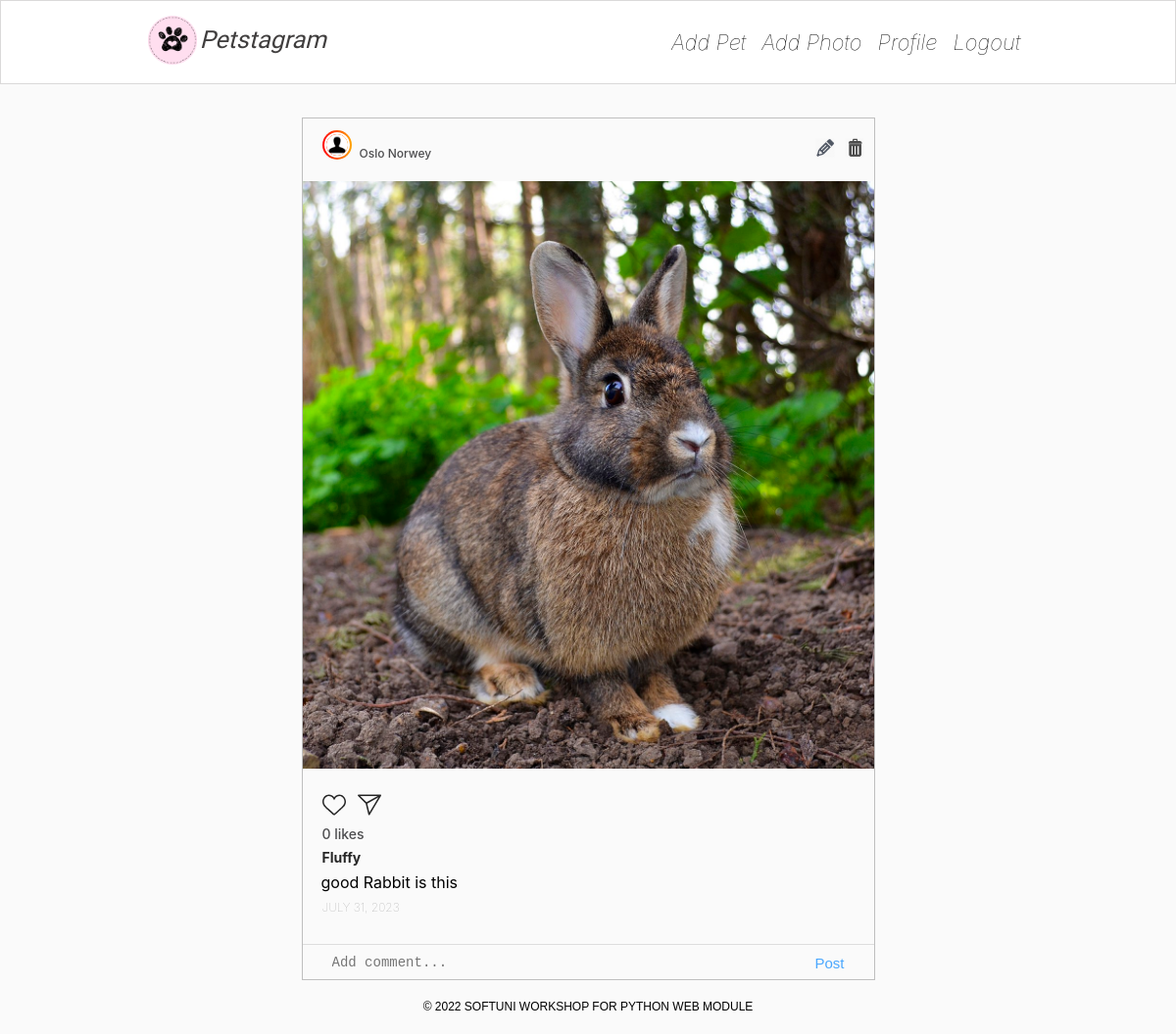
The page /photos/1/ (signed in) on the database its author committed.
### PetstagramWebsite/photos/models.py (models this page shows, shortened)
class Photo(models.Model):
    image = models.ImageField(
        upload_to='pet_photos',
        validators=(validate_file_size,),
    )
    description = models.TextField(
        max_length=300,
        blank=True,
        null=True,
        validators=(MinLengthValidator(10),),
    )
    location = models.CharField(
        max_length=30,
        blank=True,
        null=True
    )
    tagged_pets = models.ManyToManyField(
        Pet,
        blank=True,
    )
    date_of_publication = models.DateField(
        auto_now=True
    )
    user = models.ForeignKey(
        to=PetstagramUser,
        on_delete=models.CASCADE
    )

### PetstagramWebsite/pets/models.py (models this page shows, shortened)
class Pet(models.Model):
    name = models.CharField(
        max_length=30
    )
    personal_photo = models.URLField()
    date_of_birth = models.DateField(
        blank=True,
        null=True
    )
    slug = models.SlugField(
        unique=True,
        editable=False,
        blank=True
    )
    user = models.ForeignKey(
        to=PetstagramUser,
        on_delete=models.CASCADE
    )

### PetstagramWebsite/photos/views.py (the view)
# urls.py: path('<int:pk>/', photos_details, name='photo_details'),
def photos_details(request, pk):
    photo_is_liked_by_user = None
    photo = Photo.objects.get(pk=pk)
    likes = photo.like_set.all()
    if request.user.is_authenticated:
        photo_is_liked_by_user = likes.filter(user=request.user)
    comments = photo.comment_set.all()
    comment_form = CommentForm()
    is_owner = photo.user == request.user
    context = {
        'photo': photo,
        'likes': likes,
        'comments': comments,
        'comment_form': comment_form,
        'is_owner': is_owner,
        'photo_is_liked_by_user':  photo_is_liked_by_user
    }
    return render(request, 'photos/photo-details-page.html', context)

### PetstagramWebsite/common/forms.py
class CommentForm(forms.ModelForm):
    class Meta:
        model = Comment
        fields = ['text']
        widgets = {
            'text': forms.Textarea(
                attrs={
                    'placeholder': 'Add comment...'
                }
            )
        }

### templates/photos/photo-details-page.html (shortened to what this page needs)
{% extends 'base.html' %}
{% load static %}
   {% block page_content %}
    <div class="container">
        <div class="col-9">
            <div class="card">
                <div class="top">
                    <div class="userDetails">
                        <a href="{% url 'profile-details' photo.user.pk %}">
                            <div class="profilepic">
                                <div class="profile_img">
                                    <div class="image">
                                        {% if not photo.user.profile_picture %}
                                        <img src="{% static 'images/person.png' %}" alt="img8">
                                        {% else %}
                                        <img src="{{ photo.user.profile_picture }}" alt="img8">
                                        {% endif %}
                                    </div>
                                </div>
                            </div>
                        </a>
                        <h3>
                            <br>
                            {% if photo.location %}
                            <span>{{ photo.location }}</span>
                            {% endif %}
                            <div class="edit-delete-btns">
                                {% if is_owner %}
                                <a href="{% url 'photo_edit' photo.pk %}">
                                    <img class="edit-img" src="{% static 'images/edit-pen-icon-6.jpg' %}"
                                         alt="edit button">
                                </a>
                                <a href="{% url 'photo_delete' photo.pk %}">
                                    <img class="bin-img" src="{% static 'images/icon-remove-22.jpg' %}" alt="bin button">
                                </a>
                                {% endif %}
                            </div>
                        </h3>
                    </div>
                </div>
                <div class="imgBx" id="place the id of the photo here">
                    <img src="/media/{{ photo.image }}" alt="post" class="cover">
                </div>
                <div class="bottom">
                    <div class="actionBtns">
                        <div class="left">
                            <span class="heart">
									<a href="{% url 'like' photo.pk%}">
                                        {% if photo_is_liked_by_user %}
                                        <svg style="color: red"
                                             xmlns="http://www.w3.org/2000/svg"
                                             width="24"
                                             height="24"
                                             fill="currentColor"
                                             class="bi bi-heart-fill"
                                             viewBox="0 0 16 16">
                                            <path fill-rule="evenodd"
                                                  d="M8 1.314C12.438-3.248 23.534 4.735
                                                  8 15-7.534 4.736 3.562-3.248 8 1.314z"
                                                  fill="red">
                                            </path>
                                        </svg>
                                        {% else %}
                                        <svg aria-label="Like"
                                             color="#262626"
                                             fill="#262626"
                                             height="24"
                                             role="img"
                                             viewBox="0 0 48 48"
                                             width="24">
                                        {% endif %}
                                        <path d="M34.6 6.1c5.7 0 10.4 5.2 10.4
                                                    11.5 0 6.8-5.9 11-11.5 16S25 41.3 24
                                                    41.9c-1.1-.7-4.7-4-9.5-8.3-5.7-5-11.5-9.2-11.5-16C3
                                                    11.3 7.7 6.1 13.4 6.1c4.2 0 6.5 2 8.1 4.3
                                                    1.9 2.6 2.2 3.9 2.5 3.9.3 0 .6-1.3 2.5-3.9
                                                    1.6-2.3 3.9-4.3 8.1-4.3m0-3c-4.5 0-7.9
                                                    1.8-10.6 5.6-2.7-3.7-6.1-5.5-10.6-5.5C6 3.1
                                                    0 9.6 0 17.6c0 7.3 5.4 12 10.6 16.5.6.5 1.3
                                                    1.1 1.9 1.7l2.3 2c4.4 3.9 6.6 5.9 7.6 6.5.5.3
                                                    1.1.5 1.6.5.6 0 1.1-.2 1.6-.5 1-.6 2.8-2.2
                                                    7.8-6.8l2-1.8c.7-.6 1.3-1.2 2-1.7C42.7 29.6
                                                    48 25 48 17.6c0-8-6-14.5-13.4-14.5z">
                                        </path>
                                        </svg>
								    </a>
                            </span>
                            <a href="{% url 'share' photo.pk %}">
                            </a>
                        </div>
                    </div>
                    <p class="likes">{{ likes.count }} likes</p>
                   {% for pet in photo.tagged_pets.all %}
                    <a href="{% url 'pet_details' pet.user.username pet.slug %}">
                        <p class="message">
                            <b>{{ pet.name }}</b>
                        </p>
                    </a>
                    {% endfor %}
                    <p class="pet-details">{{ photo.description }}</p>
                    <h5 class="postTime">{{ photo.date_of_publication }}</h5>
                </div>
                <div class="addComments">
                    <form method="post" action="{% url 'comment' photo.id%}">
                        {{ comment_form }}
                        <button type="submit">Post</button>
                    </form>
                </div>
            </div>
        </div>
    </div>
    {% endblock %}

### static/css/home.css (style rules this page uses)
* { margin: 0; padding: 0; box-sizing: border-box; }
body { font-family: -apple-system, system-ui, "Segoe UI", Roboto, Oxygen, Ubuntu, Cantarell, "Open Sans", "Helvetica Neue", sans-serif; background: #fafafa; min-height: 100vh; }
.container { padding: 15px 0; width: 75%; display: flex; align-items: center; justify-content: space-between; }
.container a { color: #403e3e; }
main .container { position: relative; margin-top: 60px; width: 75%; display: flex; align-items: flex-start; justify-content: space-between; }
.col-9 { width: 65%; margin: 5% auto; margin-bottom: -20px; }
.col-9 .card { margin-bottom: 20px; position: relative; width: 100%; display: inline-block; border: 1px solid rgba(7, 7, 7, 0.24); }
.col-9 .card .top { padding: 10px 20px; display: flex; justify-content: space-between; align-items: center; }
.col-9 .card .bottom { padding: 10px 20px; }
.col-9 .card .top .userDetails { width: 100%; display: flex; align-items: center; }
.profilepic { display: inline-block; }
.profilepic .profile_img { display: flex; align-items: center; justify-content: center; border-radius: 50%; overflow: hidden; width: 30px; height: 30px; background: linear-gradient(to right, red, orange); padding: 2px; margin-right: 8px; }
.profilepic .profile_img .image { position: relative; width: 100%; height: 100%; border-radius: 50%; margin-top: 0; overflow: hidden; display: flex; align-items: center; justify-content: center; border: 2px solid white; }
.profilepic .profile_img img { width: 100%; height: 100%; object-fit: cover; margin-top: 0 !important; }
.cover { position: absolute; top: 0; left: 0; width: 100%; height: 100%; object-fit: cover; }
.col-9 .card .top .userDetails h3 { font-size: 16px; color: #4d4d4f; font-weight: 500; line-height: 1em; white-space: nowrap; }
.col-9 .card .top .userDetails h3 span { font-size: 0.75em; }
.imgBx { position: relative; width: 100%; min-height: 600px; margin: 10px 0 15px; }
.actionBtns { display: flex; justify-content: space-between; align-items: center; }
.actionBtns svg { cursor: pointer; }
.actionBtns .left svg { margin-right: 8px; }
.likes { font-weight: 500; margin-top: 5px; font-size: 14px; cursor: default; color: #4d4d4f; }
.message { font-weight: 400; margin-top: 5px; font-size: 14px; color: #777; line-height: 1.5em; }
.message b { color: #262626; }
.addComments { display: flex; align-items: center; margin-top: 20px; border-top: 1px solid #ddd; padding: 10px 0; }
.addComments button { position: absolute; right: 30px; color: #1d92ffcb; font-weight: 500; font-size: 15px; border: none; background-color: inherit; cursor: pointer; }
textarea { position: absolute; left: 30px; width: 85%; resize: none; overflow: hidden; height: 20px; border: none; outline: none; font-weight: 400; font-size: 14px; color: #262626; background: none; }
.addComments form { display: flex; margin-bottom: 15px; }
.postTime { margin-top: 8px; font-weight: lighter; cursor: default; color: rgb(163, 163, 163); font-size: 12px; text-transform: uppercase; }
a { text-decoration: none; }

### static/css/photoDetails.css (style rules this page uses)
.userDetails a { color: initial; }
.pet-details { margin: 5px 0 5px -1px; }
.edit-delete-btns { position: absolute; top: 20px; right: 10px; }
.edit-delete-btns img { width: 20px; margin-left: 5px; }

### static/css/profile.css (style rules this page uses)
.profile_img img { width: 175px; height: 175px; margin-top: 10px; border-radius: 50%; object-fit: cover; }

### rows shown on the page
Photo: location "Oslo Norwey", image (picture), description "good Rabbit is this", date_of_publication "JULY 31, 2023"
Pet: name "Fluffy"

### other values the page prints
{{ likes.count }} "0"
